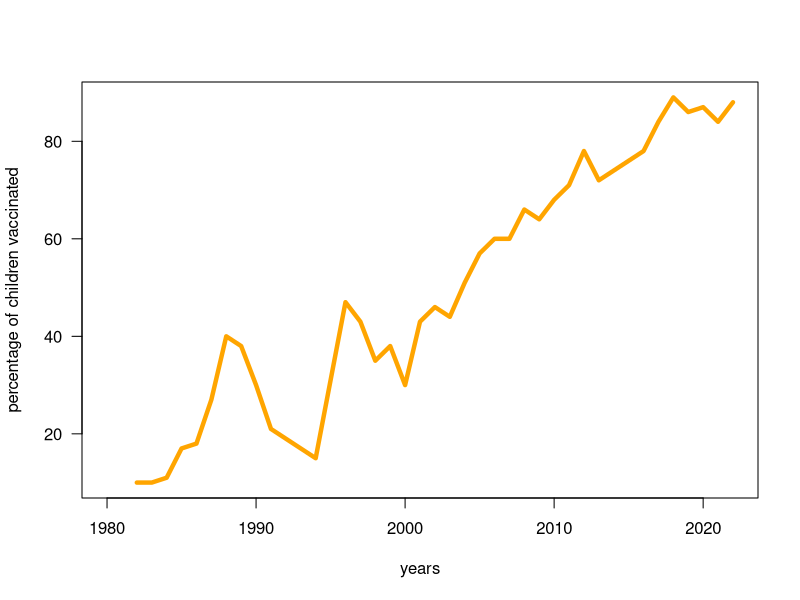

Source code (R):

vacc <- read.table("vacc_BCG.txt", header = TRUE, check.names = FALSE) #check.names fixes the column names (removes X's)

any(duplicated(vacc$iso3)) # no duplicates in country shortcuts
rownames(vacc) # so far only numbers, can be overwritten
rownames(vacc) <- vacc$iso3 # overwrite 
vacc$iso3 <- NULL #get rid of column

plot(x = as.numeric(colnames(vacc)),y = unlist(vacc["AFG",]), 
     type = "l", lwd = 4.3, col = "orange", las = 1, ylab = "percentage of children vaccinated", xlab = "years") # unlist puts it into a vector  


